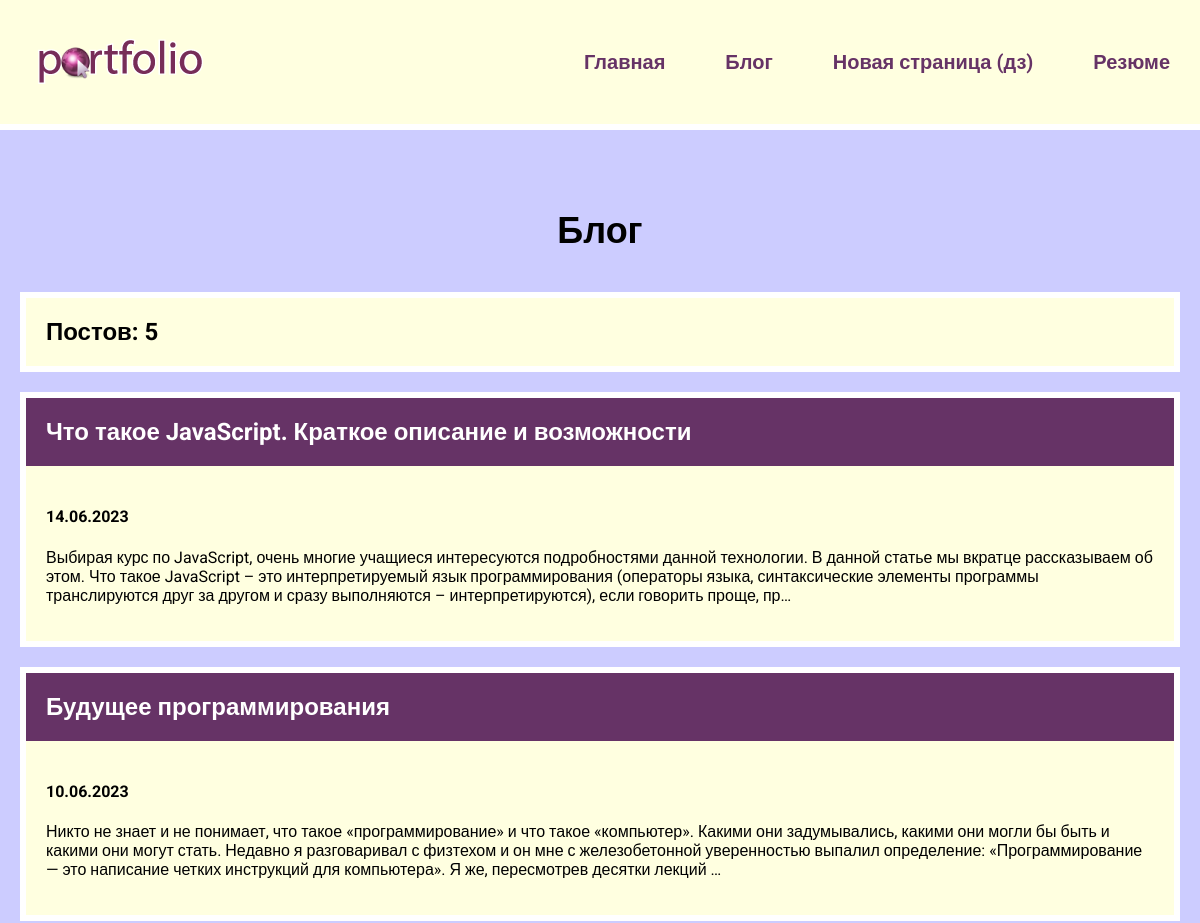
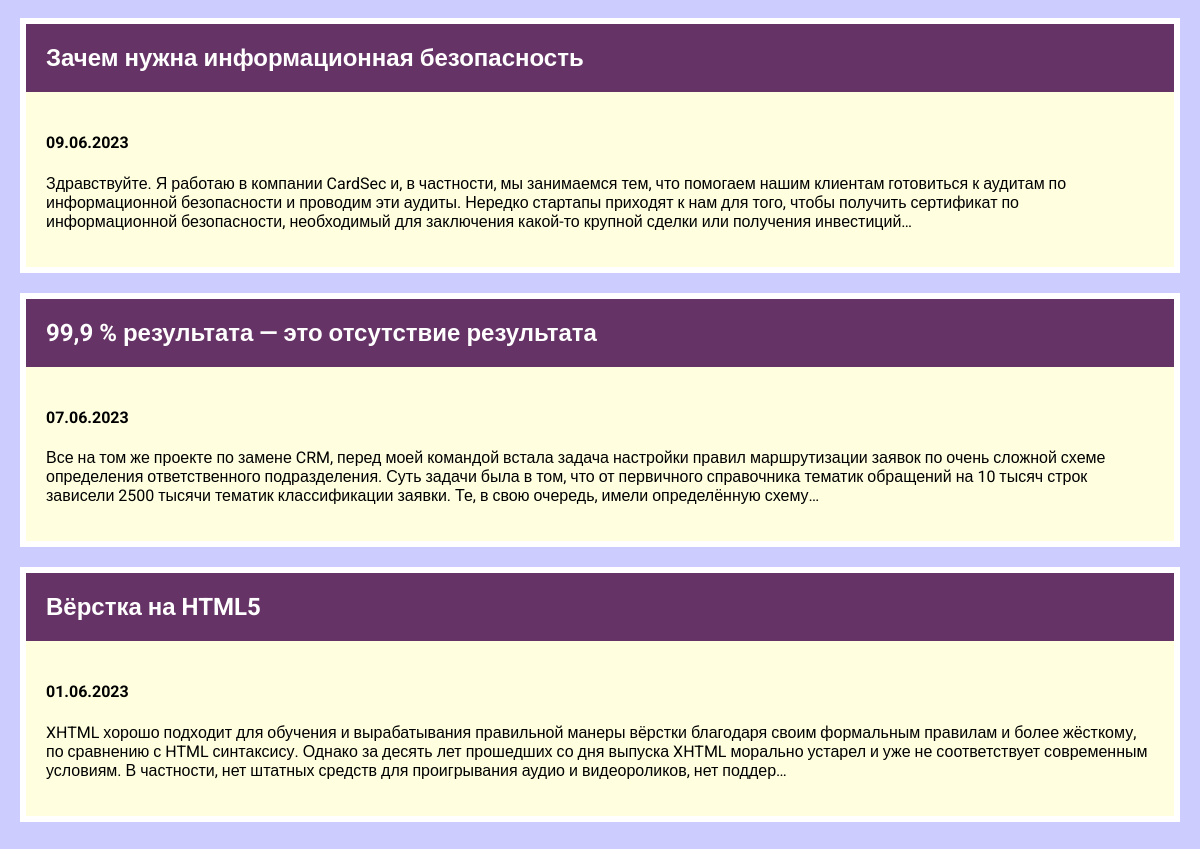
Screenshot of /blog/ with the database file from the repository (2 pictures, top to bottom).
### blog/models.py (models this page shows, shortened)
class Blog(models.Model):
    title = models.CharField(max_length=200)
    description = models.TextField()
    date = models.DateField()

### blog/views.py (the view)
# urls.py: path('', views.blogs, name='blogs'),
def blogs(request):
    blog = Blog.objects.order_by('-date')
    return render(request, 'blog/blogs.html', {'blogs': blog})

### blog/templates/blog/blogs.html
{% extends 'skills/base.html' %}
{% block content %}
<h1>Блог</h1>
<h2 class="count">Постов: {{ blogs.count }}</h2>
{% for blog in blogs %}
<div class="element">
    <h2 class="top">
        <a href="{% url 'blog:detail' blog.id %}">
            {{ blog.title }}
        </a>
    </h2>
    <div class="blog_text">
        <h4>{{ blog.date | date:'d.m.Y' }}</h4>
        <p>{{ blog.description | striptags | truncatechars:360 }}</p>
    </div>
</div>
{% endfor %}
{% endblock %}

### skills/static/css/style.css (style rules this page uses)
body { font-family: 'Roboto', sans-serif; padding: 0; margin: 0; background: #CCCCFF; }
.element, .count { background-color: lightyellow; flex-basis: 360px; border: 6px solid #FFF; margin: 20px 0; }
.content h1 { text-align: center; margin: 60px 0 40px; font-size: 36px; }
.top { background: #663366; margin: 0; }
.top a { color: #FFF; text-decoration: none; padding: 20px; display: block; }
.blog_text, .count { padding: 20px; box-sizing: border-box; }

### rows the page displays
Blog: title "Что такое JavaScript. Краткое описание и возможности", date "14.06.2023", description "Выбирая курс по JavaScript, очень многие учащиеся интересуются подробностями данной технологии. В данной статье мы вкратце рассказываем об этом. Что такое JavaScript – это интерпретируемый язык программирования (операторы языка, синтаксические элементы программы транслируются друг за другом и сразу выполняются – интерпретируются), если говорить проще, пр…"
Blog: title "Будущее программирования", date "10.06.2023", description "Никто не знает и не понимает, что такое «программирование» и что такое «компьютер». Какими они задумывались, какими они могли бы быть и какими они могут стать. Недавно я разговаривал с физтехом и он мне с железобетонной уверенностью выпалил определение: «Программирование — это написание четких инструкций для компьютера». Я же, пересмотрев десятки лекций …"
Blog: title "Зачем нужна информационная безопасность", date "09.06.2023", description "Здравствуйте. Я работаю в компании CardSec и, в частности, мы занимаемся тем, что помогаем нашим клиентам готовиться к аудитам по информационной безопасности и проводим эти аудиты. Нередко стартапы приходят к нам для того, чтобы получить сертификат по информационной безопасности, необходимый для заключения какой-то крупной сделки или получения инвестиций…"
Blog: title "99,9 % результата — это отсутствие результата", date "07.06.2023", description "Все на том же проекте по замене CRM, перед моей командой встала задача настройки правил маршрутизации заявок по очень сложной схеме определения ответственного подразделения. Суть задачи была в том, что от первичного справочника тематик обращений на 10 тысяч строк зависели 2500 тысячи тематик классификации заявки. Те, в свою очередь, имели определённую схему…"
Blog: title "Вёрстка на HTML5", date "01.06.2023", description "XHTML хорошо подходит для обучения и вырабатывания правильной манеры вёрстки благодаря своим формальным правилам и более жёсткому, по сравнению с HTML синтаксису. Однако за десять лет прошедших со дня выпуска XHTML морально устарел и уже не соответствует современным условиям. В частности, нет штатных средств для проигрывания аудио и видеороликов, нет поддер…"

### other values shown
{{ blogs.count }} "5"
